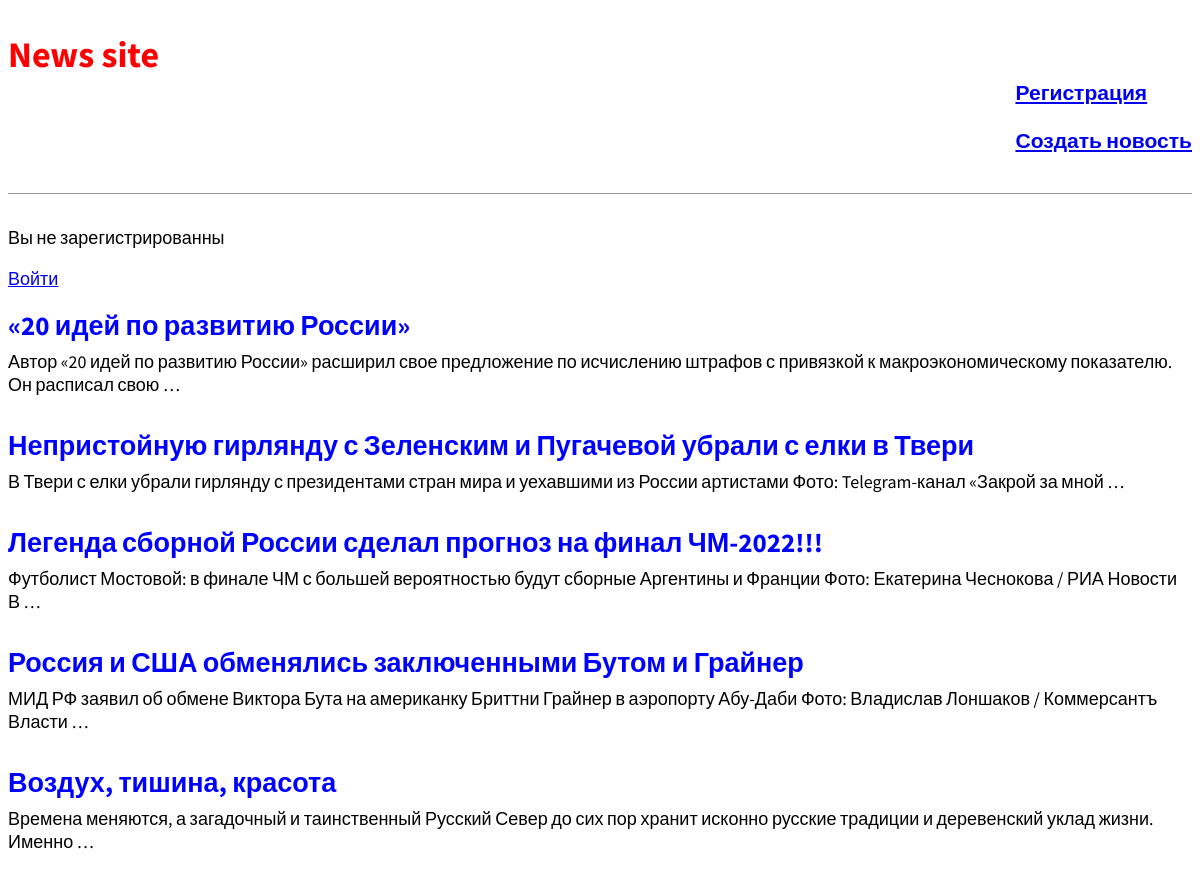
The page / on the database its author committed.
### news/models.py (models this page shows, shortened)
class Post(models.Model):
	title = models.CharField(max_length=200)
	author = models.ForeignKey('auth.User', on_delete=models.CASCADE, )
	content = models.TextField()

### news/views.py (the view)
# urls.py: path('', indexListView.as_view(), name='home'),
class indexListView(ListView):
	logger.info('INFO')
	model = Post
	template_name = 'home.html'

### news/templates/home.html
{% extends 'base.html' %}
{% block content %}
{% for post in object_list %}
<div class="post-entry">
    <h2><a href="{% url 'post_detail' post.pk %}">{{ post.title }}</a></h2>
    <p>{{ post.content|truncatewords:20|linebreaks }}</p>
</div>
{% endfor %}
{% endblock content %}

### news/templates/base.html (shortened to what this page needs)
{% load static %}
<!DOCTYPE html>
<html lang="en">
<head>
    <link href="{% static 'css/base.css' %}" rel="stylesheet">
</head>
<body>
<div>
    <header>
        <div class="nav-left">
            <h1><a href="{% url 'home' %}">News site</a></h1>
        </div>
        <div class="nav-right">
            <ul><h3><a href="{% url 'signup' %}">Регистрация</a></h3>
                <h3><a href="{% url 'post_new' %}">Создать новость</a></h3>
            </ul>
        </div>
    </header>
    {% if user.is_authenticated %}
    <p>Hi {{ user.username }}</p>
    <p><a href="{% url 'logout' %}">Выход</a></p>
    {% else %}
    <p>Вы не зарегистрированны</p>
    <p><a href="{% url 'login' %}">Войти</a></p>
    {% endif %}
    {% block content %}
    {% endblock content %}
</div>
</body>
</html>

### static/css/base.css (style rules this page uses)
body { font-family: 'Source Sans Pro', sans-serif; font-size: 18px; }
header { border-bottom: 1px solid #999; margin-bottom: 2rem; display: flex; }
header h1 a { color: red; text-decoration: none; }
.nav-left { margin-right: auto; }
.nav-right { display: flex; padding-top: 2rem; }
.post-entry { margin-bottom: 2rem; }
.post-entry h2 { margin: 0.5rem 0; }
.post-entry h2 a, .post-entry h2 a:visited { color: blue; text-decoration: none; }
.post-entry p { margin: 0; font-weight: 400; }

### rows shown on the page
Post: title "«20 идей по развитию России»", content "Автор «20 идей по развитию России» расширил свое предложение по исчислению штрафов с привязкой к макроэкономическому показателю. Он расписал свою …"
Post: title "Непристойную гирлянду с Зеленским и Пугачевой убрали с елки в Твери", content "В Твери с елки убрали гирлянду с президентами стран мира и уехавшими из России артистами Фото: Telegram-канал «Закрой за мной …"
Post: title "Легенда сборной России сделал прогноз на финал ЧМ-2022!!!", content "Футболист Мостовой: в финале ЧМ с большей вероятностью будут сборные Аргентины и Франции Фото: Екатерина Чеснокова / РИА Новости В …"
Post: title "Россия и США обменялись заключенными Бутом и Грайнер", content "МИД РФ заявил об обмене Виктора Бута на американку Бриттни Грайнер в аэропорту Абу-Даби Фото: Владислав Лоншаков / Коммерсантъ Власти …"
Post: title "Воздух, тишина, красота", content "Времена меняются, а загадочный и таинственный Русский Север до сих пор хранит исконно русские традиции и деревенский уклад жизни. Именно …"
